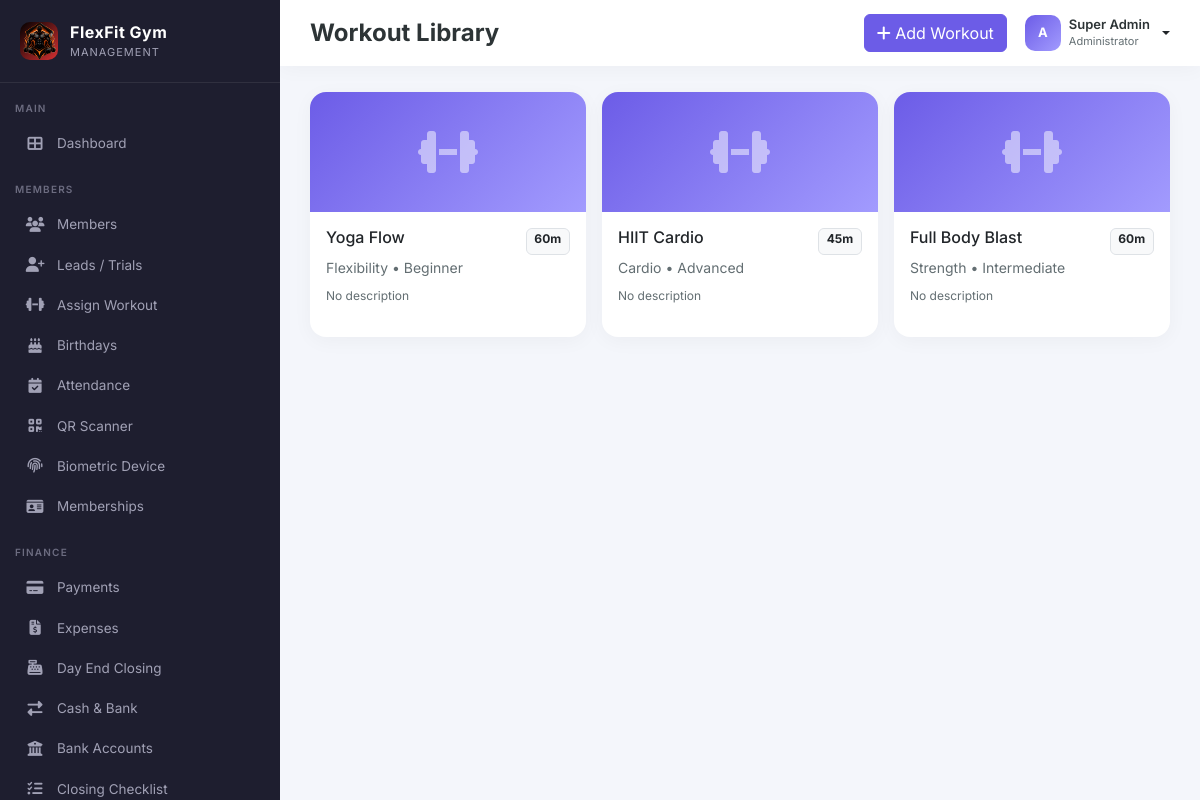
/admin/workouts.php (signed in), run on the app's committed database.
### tables this page shows
CREATE TABLE IF NOT EXISTS workouts (
    id INT AUTO_INCREMENT PRIMARY KEY,
    name VARCHAR(150) NOT NULL,
    category VARCHAR(100),
    difficulty ENUM('beginner','intermediate','advanced') DEFAULT 'beginner',
    description TEXT,
    duration INT,
    image VARCHAR(255),
    created_at TIMESTAMP DEFAULT CURRENT_TIMESTAMP
);

### admin/workouts.php (the view, shortened to what this page needs)
<?php
require_once '../includes/header.php';
require_once '../includes/sidebar.php';
$workouts=$pdo->query("SELECT * FROM workouts ORDER BY id DESC")->fetchAll();
?>
<div class="main-content">
    <div class="topbar">
        <div class="d-flex gap-3 align-items-center">
            <h4>Workout Library</h4>
        </div>
        <div class="topbar-actions">
            <button class="btn btn-primary" data-bs-toggle="modal" data-bs-target="#addModal">
                <i class="fas fa-plus"></i> Add Workout
            </button>
            <div class="dropdown">
                <a href="#" class="d-flex align-items-center gap-2 text-decoration-none dropdown-toggle" data-bs-toggle="dropdown" aria-expanded="false" style="color:inherit;">
                    <div class="avatar" style="background:linear-gradient(135deg,#6c5ce7,#a29bfe); color:white;">
                        <?= strtoupper(substr($_SESSION['username'] ?? 'A',0,1)) ?>
                    </div>
                    <div class="d-none d-md-block text-start" style="line-height:1.1;">
                        <div style="font-size:13px; font-weight:600;color:#2d3436;">
                            <?= $_SESSION['full_name'] ?? 'Admin' ?>
                        </div>
                        <small style="font-size:11px; color:#636e72;">Administrator</small>
                    </div>
                </a>
            </div>
        </div>
    </div>
    <div class="content-wrapper">
        <div class="row g-3">
            <?php foreach($workouts as $w): ?>
                <div class="col-md-4">
                    <div class="card-modern p-0 overflow-hidden">
                        <div style="height:120px;background:linear-gradient(135deg,#6c5ce7,#a29bfe);display:flex;align-items:center;justify-content:center;">
                            <i class="fas fa-dumbbell fa-3x text-white opacity-50"></i>
                        </div>
                        <div class="p-3">
                            <div class="d-flex justify-content-between">
                                <h6><?= $w['name'] ?></h6>
                                <span class="badge bg-light text-dark border"><?= $w['duration'] ?>m</span>
                            </div>
                            <small style="color:#636e72;"><?= $w['category'] ?> • <?= ucfirst($w['difficulty']) ?></small>
                            <p style="font-size:12px;color:#636e72;" class="mt-2"><?= $w['description'] ?: 'No description' ?></p>
                        </div>
                    </div>
                </div>
            <?php endforeach; ?>
        </div>
    </div>
</div>
<?php require_once '../includes/footer.php'; ?>

### assets/css/style.css (style rules this page uses)
:root { --sidebar-width: 280px; --primary: #6c5ce7; --primary-dark: #5a4bd1; --secondary: #a29bfe; --dark: #2d3436; --light: #f8f9fc; --success: #00b894; --warning: #fdcb6e; --danger: #d63031; }
* { font-family: 'Inter', sans-serif; }
body { background: #f4f6fb; overflow-x: hidden; }
.main-content { margin-left: var(--sidebar-width); min-height: 100vh; transition: all .3s; }
.topbar { background: #fff; padding: 14px 30px; display: flex; align-items: center; justify-content: space-between; box-shadow: 0 2px 20px rgba(0,0,0,.04); position: sticky; top: 0; z-index: 900; }
.topbar h4 { margin: 0; font-weight: 700; color: var(--dark); }
.topbar-actions { display: flex; align-items: center; gap: 18px; }
.content-wrapper { padding: 26px 30px; }
.card-modern { background: #fff; border-radius: 16px; border: none; box-shadow: 0 4px 20px rgba(0,0,0,.04); }
.btn-primary { background: var(--primary); border-color: var(--primary); }
.avatar { width: 36px; height: 36px; border-radius: 10px; object-fit: cover; background: #dfe6e9; display: inline-flex; align-items: center; justify-content: center; font-weight: 700; font-size: 13px; color: #636e72; }

### data on the page
workouts: name "Yoga Flow", duration "60", category "Flexibility", difficulty "Beginner", description "No description"
workouts: name "HIIT Cardio", duration "45", category "Cardio", difficulty "Advanced", description "No description"
workouts: name "Full Body Blast", duration "60", category "Strength", difficulty "Intermediate", description "No description"

### other printed values
getSetting('gym_name', 'FlexFit Gym') "FlexFit Gym"
substr($_SESSION['username'] ?? 'A',0,1) "A"
$_SESSION['full_name'] "Super Admin"
